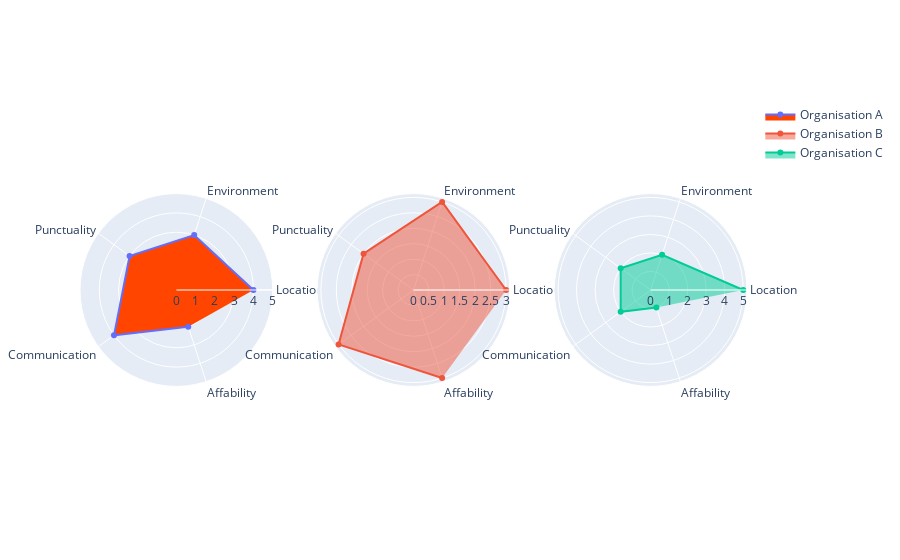

Notebook code for this chart:
### Code cell
from plotly.subplots import make_subplots
# fig = make_subplots(rows=1, cols=2, specs=[[{'type': 'polar'}] * 2] * 1)

fig = make_subplots(rows=1, cols=3, specs=[[{'type': 'polar'}] * 3] * 1)
fig.add_trace(go.Scatterpolar(
      r=[4,3,3,4,2,4],
      theta=categories,
      fill='toself', 
      fillcolor='orangered',
      name='Organisation A'),
      row=1,
      col=1
#     line_close=True
)
# fig = make_subplots(rows=3, cols=1, specs=[[{'type': 'polar'}]*3]*1)
fig.add_trace(go.Scatterpolar(
      r=[3,3,2,3,3],
      theta=categories,
      fill='toself',
      name='Organisation B'), 
      row=1,
      col=2
)
# fig3 = make_subplots(rows=1, cols=3, specs=[[{'type': 'polar'}]*3]*1)
fig.add_trace(go.Scatterpolar(
      r=[5,2,2,2,1],
      theta=categories,
      fill='toself',
      name='Organisation C'),
      row=1,
      col=3
)

fig.update_layout(
  polar=dict(
    radialaxis=dict(
      visible=True,
      range=[0, 5]
    )),
  showlegend=True
)
# Update colors used
# fig.update_traces(marker_cmin=1,marker_cmid=3,marker_cmax=5, selector=dict(type='scatterpolar'))
fig.show()

### Figure 1 — Plotly figure (JSON) as saved in the notebook; plotly's stock layout.template omitted (floating-point values rounded to 4 significant figures)
{"data": [{"fill": "toself", "fillcolor": "orangered", "name": "Organisation A", "r": [4, 3, 3, 4, 2, 4], "subplot": "polar", "theta": ["Location", "Environment", "Punctuality", "Communication", "Affability"], "type": "scatterpolar"}, {"fill": "toself", "name": "Organisation B", "r": [3, 3, 2, 3, 3], "subplot": "polar2", "theta": ["Location", "Environment", "Punctuality", "Communication", "Affability"], "type": "scatterpolar"}, {"fill": "toself", "name": "Organisation C", "r": [5, 2, 2, 2, 1], "subplot": "polar3", "theta": ["Location", "Environment", "Punctuality", "Communication", "Affability"], "type": "scatterpolar"}], "layout": {"polar": {"domain": {"x": [0, 0.2889], "y": [0, 1]}, "radialaxis": {"range": [0, 5], "visible": true}}, "polar2": {"domain": {"x": [0.3556, 0.6444], "y": [0, 1]}}, "polar3": {"domain": {"x": [0.7111, 1], "y": [0, 1]}}, "showlegend": true}}
